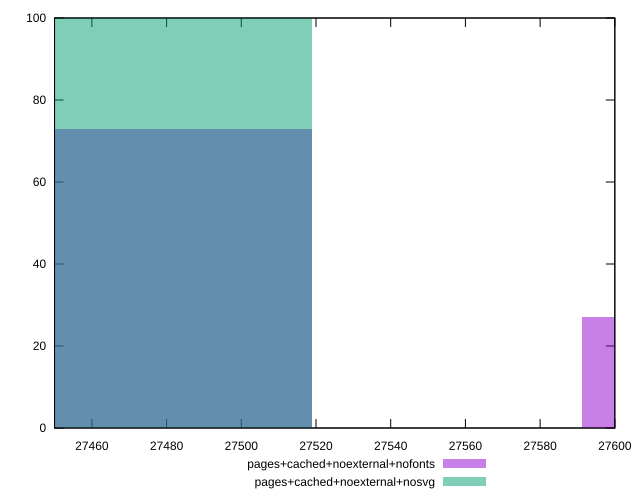

The gnuplot source for this figure:
reset

$pagesCachedNoexternalNofonts <<EOF
27482.962748371807 73
27627.230269360636 27
EOF

$pagesCachedNoexternalNosvg <<EOF
27482.962748371807 100
EOF

set key outside below
set boxwidth 72.13376049441419
set xrange [27450:27600]
set yrange [0:100]
set trange [0:100]
set style fill transparent solid 0.5 noborder
set terminal svg size 640, 500 enhanced background rgb 'white'
set output "report_00008_2021-01-22T20:58:29.167/uses-webp-images/comparison/histogram/6_vs_7.svg"

plot $pagesCachedNoexternalNofonts title "pages+cached+noexternal+nofonts" with boxes, \
     $pagesCachedNoexternalNosvg title "pages+cached+noexternal+nosvg" with boxes

reset
